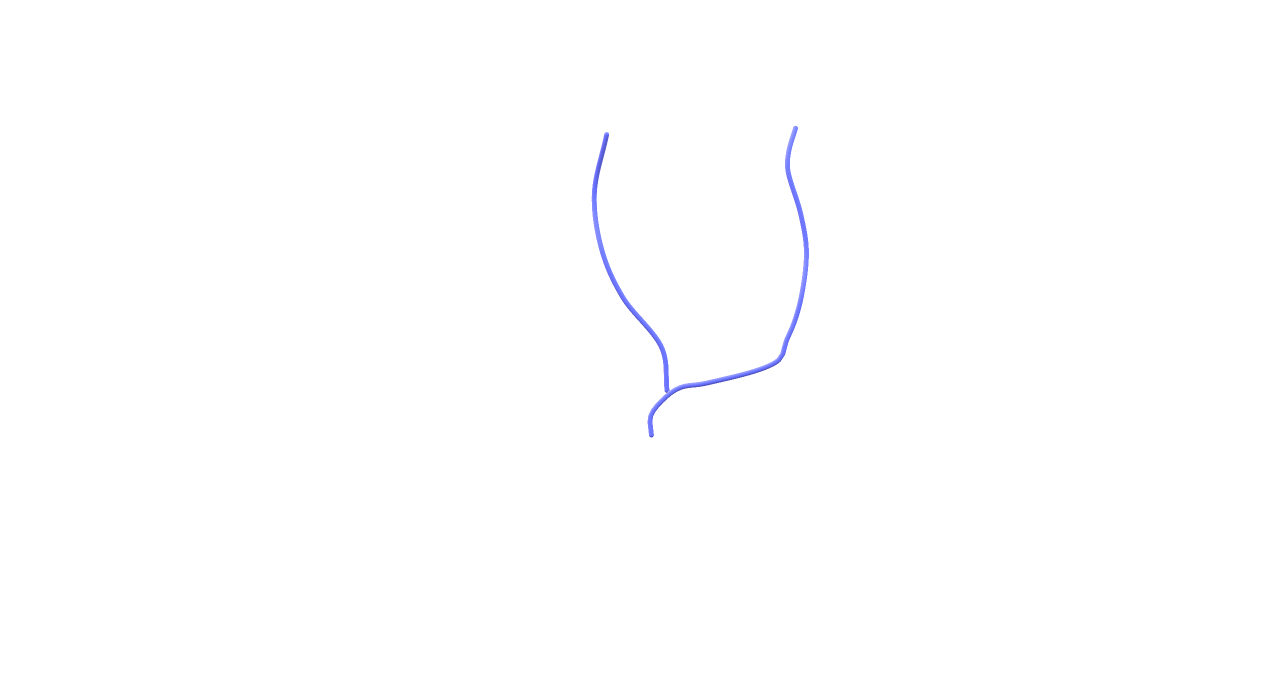
//> input picture Simple_1.png, 2540 x 1380 px (shown at 1/2 size)
$ ./reconstruct   (built with g++ and OpenCV 4)
//> lines starting //> are read from the running program, lines starting //| are printed output that depends on the picture; after the words box and inside, x2 and y2 are one past the last pixel; in counts of white or black regions, pixels touching at a corner belong together
#include <iostream>
#include <fstream>
#include <stdio.h>
#include <opencv2/opencv.hpp>
#include <opencv2/core/core.hpp>
#include <opencv2/highgui/highgui.hpp>
#include <opencv2/imgproc/imgproc.hpp>
#include <math.h>
#include <vector>
#include <vtkActor.h>
#include <vtkRenderer.h>
#include <vtkRenderWindow.h>
#include <vtkRenderWindowInteractor.h>
#include <vtkProperty.h>
#include <vtkPoints.h>
#include <vtkPolyData.h>
#include <vtkCellArray.h>
#include <vtkPolyDataMapper.h>
#include <vtkSmartPointer.h>
#include <vtkInteractorStyleTrackball.h>
#include <vtkInteractorStyleTrackballCamera.h>

using namespace cv;
using namespace std;

#define  PI 3.1415926

//x,y divide by D1/D2
typedef struct scaledCord
{
    double factoredAx;
    double factoredAy;
    double factoredBx;
    double factoredBy;
};

//initialize Mat
void Init_Mat(Mat &aMat, double *num)
{
    for (int i=0; i<aMat.rows; i++)
    {
        for (int j=0; j<aMat.cols; j++)
        {
            aMat.at<double>(i,j) = *(aMat.rows * i + j + num);
        }
    }
}

//extract row i, column j of a object of Mat
float getValue(Mat& mObj, int i, int j)
{
    return mObj.at<double>(i, j);
}

//generate Rx matrix object
Mat RotationByX(double angle)
{
    double num[] =
    {
        1, 0, 0, 0, cos(angle / 180 * PI), sin(angle / 180 * PI), 0, -sin(angle / 180 * PI),cos(angle / 180 * PI)
    };

    Mat Mobj(3, 3, CV_64F);

    Init_Mat(Mobj, num);

    return Mobj;
}

//generate Ry matrix object
Mat RotationByY(double angle)
{
    double num[]=
    {
        cos(angle / 180 * PI), 0, -sin(angle / 180 * PI), 0, 1, 0, sin(angle / 180 * PI), 0, cos(angle / 180 * PI)
    };

    Mat Mobj(3, 3, CV_64F);

    Init_Mat(Mobj,num);

    return Mobj;
}


//generate A matrix
Mat get3D_A(Mat &Mobj, scaledCord &scaler)
{
    Mat Amat(4,3,CV_64F);

    Amat.at<double>(0, 0) = 1;
    Amat.at<double>(0, 1) = 0.0;
    Amat.at<double>(0, 2) = -scaler.factoredAx;

    Amat.at<double>(1, 0) = 0;
    Amat.at<double>(1, 1) = 1;
    Amat.at<double>(1, 2) = -scaler.factoredAy;

    for (int i = 0; i < 3; i++)
    {
        Amat.at<double>(2, i) = getValue(Mobj, 0, i) - (getValue(Mobj, 2, i) * scaler.factoredBx);
        Amat.at<double>(3, i) = getValue(Mobj, 1, i) - (getValue(Mobj, 2, i) * scaler.factoredBy);
    }

    return Amat;
}

Mat get3D_a(Mat &Mobj,scaledCord & scaler)
{
    double m[]=
    {
        getValue(Mobj,0,0)-getValue(Mobj,2,0) * scaler.factoredBx,
        getValue(Mobj,0,1)-getValue(Mobj,2,1) * scaler.factoredBx,
        getValue(Mobj,0,2)-getValue(Mobj,2,2) * scaler.factoredBx
    };

    Mat aMat(1,3,CV_64F);
    Init_Mat(aMat,m);

    return aMat;
}

Mat get3D_T(double T)
{
    Mat Tmat(3,1,CV_64F);

    Tmat.at<double>(0,0)=0.0;
    Tmat.at<double>(1,0)=0.0;
    Tmat.at<double>(2,0)=T;

    return Tmat;
}

Mat get3D_b(Mat &Mobj,scaledCord &scaler)
{
    double m[]=
    {
        getValue(Mobj,1,0) - getValue(Mobj,2,0) * scaler.factoredBy,
        getValue(Mobj,1,1) - getValue(Mobj,2,1) * scaler.factoredBy,
        getValue(Mobj,1,2) - getValue(Mobj,2,2) * scaler.factoredBy
    };

    Mat bMat(1,3,CV_64F);
    Init_Mat(bMat,m);
    return bMat;
}

Mat get3D_B(Mat &aMat,Mat &bMat,Mat &tMat)
{
    Mat atMul, btMul;
    atMul = aMat*tMat;
    btMul = bMat*tMat;
    Mat Bmat(4,1,CV_64F);

    Bmat.at<double>(0,0)=0.0;
    Bmat.at<double>(1,0)=0.0;
    Bmat.at<double>(2,0)=atMul.at<double>(0,0);
    Bmat.at<double>(3,0)=btMul.at<double>(0,0);
    return Bmat;
}

//find the index of the min value in vector<dist_Struc> &m_distance
int MinDistance(vector<double> &m_distance)
{
    int min=0;
    double distanceMin;
    distanceMin=m_distance[0];

    for (int i=1;i<m_distance.size();i++)
    {
        if (m_distance[i]<distanceMin)
        {
            distanceMin=m_distance[i];
            min=i;
        }
    }

    return min;
}

int main()
{
    double ang1;          //ang1 is RAO angle
    double ang2;          //ang2 is LAO angle
    double angC1;          //angC1 is CAUD angle
    double angC2;        //angC2 is CRAN angle

    //img1 angle parameter is RAO -1，CAUD 89 so ang1=-1,angC1=89
    //img2 angle parameter is LAO -15，CRAN -15 so ang2=-15,angC2=-15

    ang1 = -1;
    ang2 = -12.5;
    angC1 = 89;
    angC2 = -12.5;

    // [4 lines of commented-out code are left out]

    Mat rot;// Rotate Mat object

    rot = RotationByX(angC2) * RotationByY(ang2) * RotationByY(ang1) * RotationByX(-angC1);

    //cout<<"R="<<rot<<endl;
    double T1 = 350;         //distance from point0 to s1
    double T2 = 350;       //distance from point0 to s2

    Mat trans;//transform Mat object

    trans=get3D_T(T1)-(rot.inv()*get3D_T(T2));


    //match epipolar line
    vector<Point2d>imgpt1;//vector for saving points on contour of img1
    imgpt1.clear();

    vector<Point2d>imgpt2;//vector for saving points on contour of img2
    imgpt2.clear();

    Mat img1=imread("./Simple_1.png",IMREAD_GRAYSCALE);
//> img1: 1380 rows x 2540 cols, CV_8UC1; min 101, max 255, mean 254.6
    Mat img2=imread("./Simple_2.png",IMREAD_GRAYSCALE);
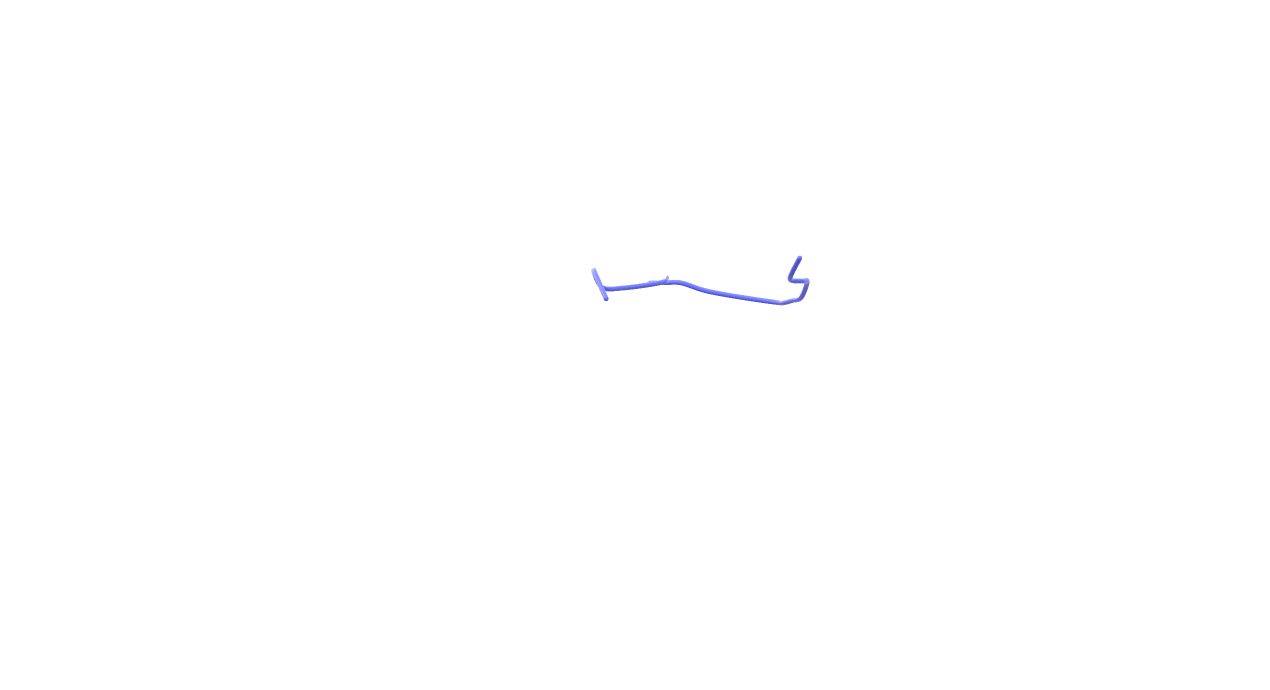
//> input picture Simple_2.png, 2540 x 1380 px (shown at 1/2 size)
//> img2: 1380 rows x 2540 cols, CV_8UC1; min 96, max 255, mean 254.8
    //Mat img1=imread("./Complex_1.tif",0);
    //Mat img2=imread("./Complex_2.tif",0);

    img1=img1<200;
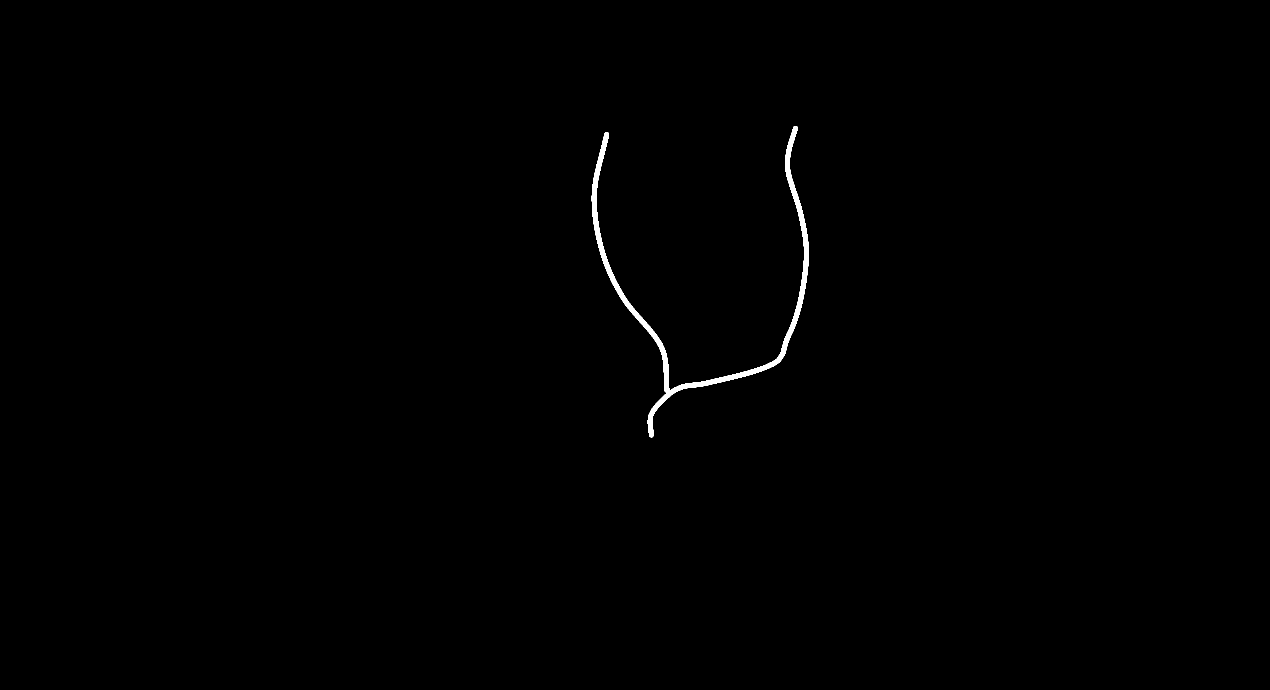
//> img1: 1380 rows x 2540 cols, CV_8UC1 (shown at 1/2 size); 0.39% white; 1 white region, box (x1, y1, x2, y2) and area: (1183, 252, 1618, 875) 13517
    img2=img2<200;
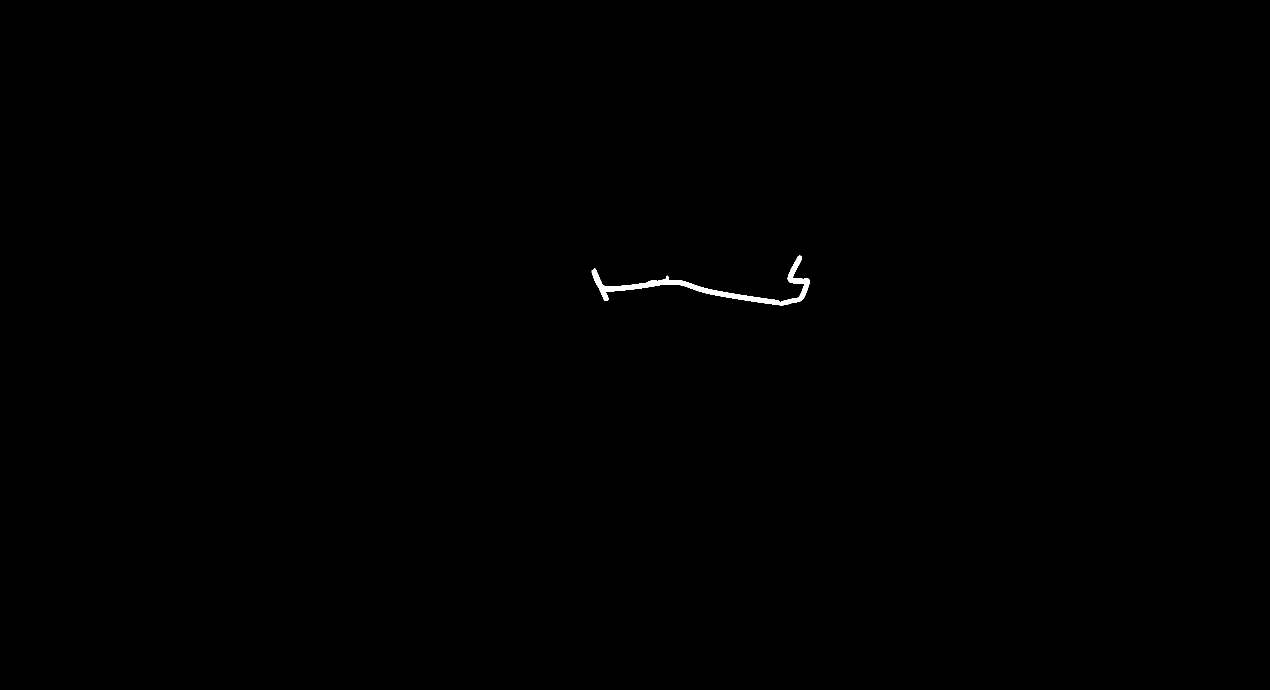
//> img2: 1380 rows x 2540 cols, CV_8UC1 (shown at 1/2 size); 0.17% white; 1 white region

    //vector for saving contour of img1 and img2
    vector<vector<Point>>ImageAcontours;
    vector<vector<Point>>ImageBcontours;

    vector<Vec4i>ImageAhierarchy;
    vector<Vec4i>ImageBhierarchy;

    //find contour of img1 and img2
    findContours(img1,ImageAcontours,ImageAhierarchy,RETR_TREE,CHAIN_APPROX_NONE);
//> ImageAcontours = 3 contours, 2 with area under 20; largest, box (x1, y1, x2, y2) and area: (1183, 252, 1618, 875) 12221; ImageAhierarchy = 3 items: [-1, -1, 1, -1], [2, -1, -1, 0], [-1, 1, -1, 0]
    findContours(img2,ImageBcontours,ImageBhierarchy,RETR_TREE,CHAIN_APPROX_NONE);
//> ImageBcontours = 10 contours, 9 with area under 20; largest, box (x1, y1, x2, y2) and area: (1183, 511, 1619, 611) 5262; ImageBhierarchy = 10 items, first 8: [-1, -1, 1, -1], [2, -1, -1, 0], [3, 1, -1, 0], [4, 2, -1, 0], [5, 3, -1, 0], [6, 4, -1, 0], [7, 5, -1, 0], [8, 6, -1, 0]


    //push points on contour of img1 and img2 to vector,imgpt1 and imgpt2

    //pass the coords of img1 contour to vector imgpt1
    for (int i=0;i<ImageAcontours.size();i++)
    {
        for (int j=0;j<ImageAcontours[i].size();j++)
        {
            cv::Point2d saveImageA(ImageAcontours[i][j].x,img1.rows-ImageAcontours[i][j].y);
            imgpt1.push_back(saveImageA);
            ofstream fs;
            fs.open("./ImageA2D.txt", ios::out | ios::app);
            fs << saveImageA.x << "    " << saveImageA.y << endl;
        }
    }
//> this loop made 3 passes
//> after the loop, imgpt1 = 2602 Points (x, y), first 12: [1588, 1128], [1587, 1127], [1587, 1126], [1586, 1125], [1586, 1124], [1586, 1123], [1585, 1122], [1585, 1121], [1585, 1120], [1584, 1119], [1584, 1118], [1584, 1117]
    cout<<"imgpt1.size()="<<imgpt1.size()<<endl;
//| imgpt1.size()=2602

    //pass the coords of img2 contour to a vector imgpt2

    for (int i=0;i<ImageBcontours.size();i++)
    {
        for (int j=0;j<ImageBcontours[i].size();j++)
        {

            cv::Point2d saveImageB(ImageBcontours[i][j].x,img2.rows-ImageBcontours[i][j].y);
            imgpt2.push_back(saveImageB);

            ofstream fs;

            fs.open("./ImageB2D.txt",ios::out|ios::app);
            fs<<saveImageB.x<<"    "<<saveImageB.y<<endl;
        }
    }
//> this loop made 10 passes
//> after the loop, imgpt2 = 1193 Points (x, y), first 12: [1598, 869], [1597, 868], [1596, 868], [1595, 867], [1595, 866], [1594, 865], [1594, 864], [1593, 863], [1593, 862], [1592, 861], [1592, 860], [1591, 859]
    cout<<"imgpt2.size()="<<imgpt2.size()<<endl;
//| imgpt2.size()=1193

    int D1 = 12290;
    int D2 = 12290;

    //search match point of img1 on img2 according to the epipolar line constriant

    //store distances of points on contour of img2 to the epipolar line, the one with min distance is match point
    vector<double> ImageBepiLineDistance;

    vector<Point3d> Result3Dpoint;//store the result 3D coord
    Result3Dpoint.clear();

    for (int i=0;i<imgpt1.size();i++)
    {

        ImageBepiLineDistance.clear();

        scaledCord temp;

        temp.factoredAx=imgpt1[i].x/D1;

        temp.factoredAy=imgpt1[i].y/D1;

        //calculate parameters for claculating epipolar line distance
        double A1=getValue(rot,0,0)*temp.factoredAx+getValue(rot,0,1)*temp.factoredAy+getValue(rot,0,2);
        double A2=getValue(rot,1,0)*temp.factoredAx+getValue(rot,1,1)*temp.factoredAy+getValue(rot,1,2);
        double A3=getValue(rot,2,0)*temp.factoredAx+getValue(rot,2,1)*temp.factoredAy+getValue(rot,2,2);
        double B1=getValue(rot,0,0)*trans.at<double>(0)+getValue(rot,0,1)*trans.at<double>(1)+getValue(rot,0,2)*trans.at<double>(2);
        double B2=getValue(rot,1,0)*trans.at<double>(0)+getValue(rot,1,1)*trans.at<double>(1)+getValue(rot,1,2)*trans.at<double>(2);
        double B3=getValue(rot,2,0)*trans.at<double>(0)+getValue(rot,2,1)*trans.at<double>(1)+getValue(rot,2,2)*trans.at<double>(2);

        //calculate distance from point in imageB to epipolar line
        double tempDistance;
        for (int j=0;j<imgpt2.size();j++)
        {
            double X = (fabs((A3 * B2 - A2 * B3) * (imgpt2[j].x / D2) + (A1 * B3 - A3 * B1) * (imgpt2[j].y / D2) + (A2 * B1 - A1 * B2)));
            double Y = (sqrt((A3 * B2 - A2 * B3) * (A3 * B2 - A2 * B3) + (A1 * B3 - A3 * B1) * (A1 * B3 - A3 * B1)));


            tempDistance = X / Y;


            ImageBepiLineDistance.push_back(tempDistance);
        }

        //find index of min distance and find the match point
        int minDIndex=0;
        minDIndex=MinDistance(ImageBepiLineDistance);

        //calculate scaled B
        temp.factoredBx=imgpt2[minDIndex].x/D2;
        temp.factoredBy=imgpt2[minDIndex].y/D2;

        //transfer 2D->3D
        Mat A,a,b,B;
        A=get3D_A(rot,temp);
        a=get3D_a(rot,temp);
        b=get3D_b(rot,temp);
        B=get3D_B(a,b,trans);


        Mat reslt;         //result 3D point matrix
        reslt=(A.t()*A).inv()*A.t()*B;

        cv::Point3d Result(reslt.at<double>(0),reslt.at<double>(1),reslt.at<double>(2));

        ofstream fs;
        fs.open("./3D_coord.txt",ios::out|ios::app);
        fs<<Result.x<<"    "<<Result.y<<"    "<<Result.z<<endl;
        Result3Dpoint.push_back(Result);

    }
//> this loop made 2602 passes
//> (temp.factoredAx, temp.factoredAy, A1, A3, tempDistance, minDIndex, temp.factoredBx) on passes 1 to 3: (0.129, 0.0918, 0.151, -0.142, 0.0285, 979, 0.126), (0.129, 0.0917, 0.151, -0.142, 0.0284, 978, 0.126), (0.129, 0.0916, 0.151, -0.142, 0.0284, 978, 0.126)

//> (the run ends here: the program needs code that is not available in this run, at `vtkSmartPointer<vtkPoints> m_Points = vtkSmartPointer<vtkPoints>::New();`)
